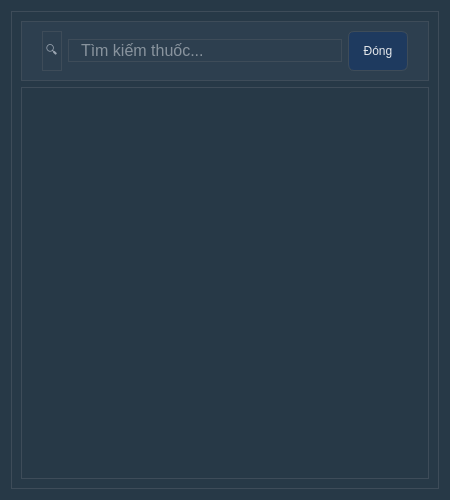
<?xml version="1.0" encoding="UTF-8"?>
<ui version="4.0">
 <class>dlg_search</class>
 <widget class="QDialog" name="dlg_search">
  <property name="geometry">
   <rect>
    <x>0</x>
    <y>0</y>
    <width>450</width>
    <height>500</height>
   </rect>
  </property>
  <property name="styleSheet">
   <string notr="true">
    QDialog { background-color: #273947; }
    QLineEdit#txt_search {
        border: none;
        padding-left: 10px;
        font-size: 16px;
        color: #E4E7EB;
        background-color: transparent;
    }
    QListWidget { border: none; background-color: #273947; outline: none; color: #E4E7EB; }
    QListWidget::item { border-bottom: 1px solid #3E4C59; padding: 8px; }
    QListWidget::item:hover { background-color: #1E3A5F; }
   </string>
  </property>
  <layout class="QHBoxLayout" name="horizontalLayout">
   <item>
    <widget class="QFrame" name="frame">
     <property name="styleSheet">
      <string notr="true">border: 1px solid #3E4C59</string>
     </property>
     <property name="frameShape">
      <enum>QFrame::StyledPanel</enum>
     </property>
     <property name="frameShadow">
      <enum>QFrame::Raised</enum>
     </property>
     <layout class="QVBoxLayout" name="verticalLayout">
      <item>
       <widget class="QFrame" name="frame_search">
        <property name="minimumSize">
         <size>
          <width>0</width>
          <height>60</height>
         </size>
        </property>
        <property name="styleSheet">
         <string notr="true">border-bottom: 1px solid #3E4C59; background-color: #2D3F4F;</string>
        </property>
        <layout class="QHBoxLayout" name="layout_h_search">
         <property name="leftMargin">
          <number>20</number>
         </property>
         <property name="rightMargin">
          <number>20</number>
         </property>
         <item>
          <widget class="QLabel" name="lbl_icon">
           <property name="styleSheet">
            <string notr="true">color: #9AA5B1;</string>
           </property>
           <property name="text">
            <string>🔍</string>
           </property>
          </widget>
         </item>
         <item>
          <widget class="QLineEdit" name="txt_search">
           <property name="placeholderText">
            <string>Tìm kiếm thuốc...</string>
           </property>
          </widget>
         </item>
         <item>
          <widget class="QPushButton" name="btn_close">
           <property name="sizePolicy">
            <sizepolicy hsizetype="Preferred" vsizetype="Preferred">
             <horstretch>0</horstretch>
             <verstretch>0</verstretch>
            </sizepolicy>
           </property>
           <property name="minimumSize">
            <size>
             <width>60</width>
             <height>30</height>
            </size>
           </property>
           <property name="styleSheet">
            <string notr="true">QPushButton { background-color: #1E3A5F; color: #E4E7EB; border: 1px solid #3E4C59; border-radius: 6px; font-size: 12px; } QPushButton:hover { border-color: #2563EB; color: #2563EB; }</string>
           </property>
           <property name="text">
            <string>Đóng</string>
           </property>
          </widget>
         </item>
        </layout>
       </widget>
      </item>
      <item>
       <widget class="QListWidget" name="list_results"/>
      </item>
     </layout>
    </widget>
   </item>
  </layout>
 </widget>
 <resources/>
 <connections/>
</ui>
